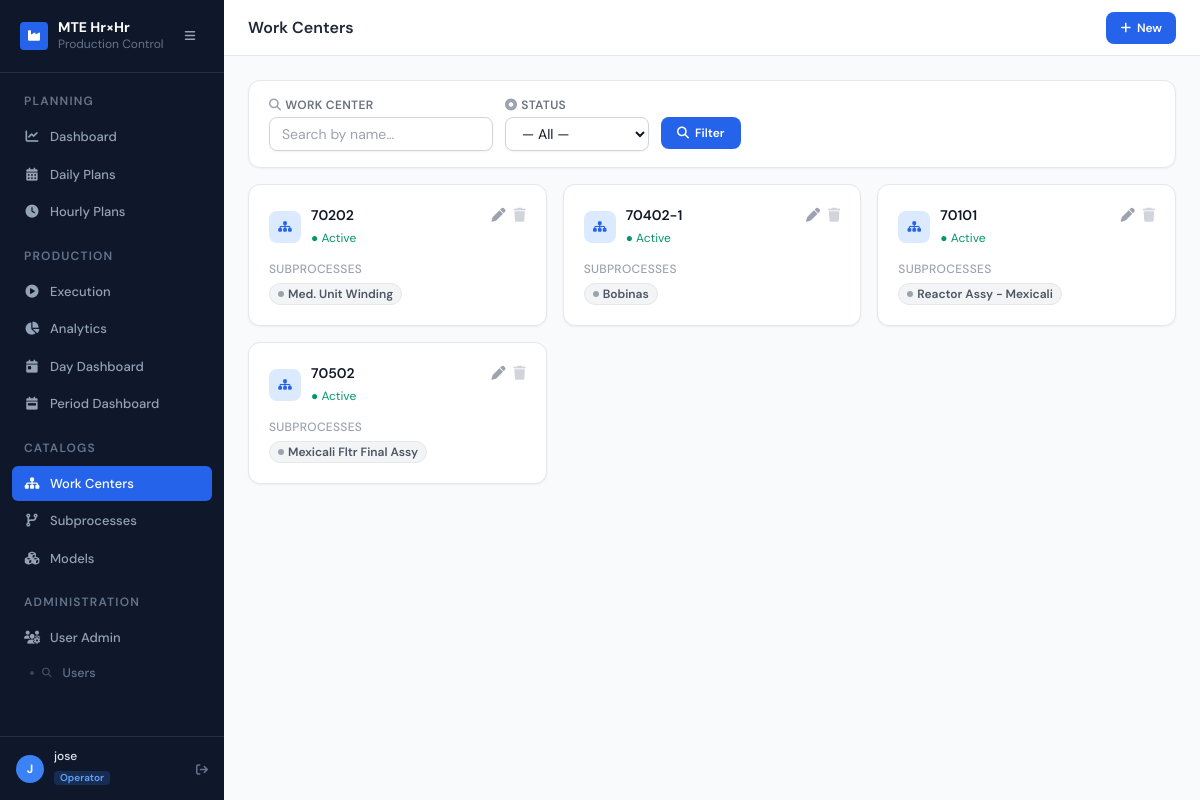
The page /core/workcenters/ (signed in) on the database its author committed.
### users/models.py (models this page shows, shortened)
class UserProfile(models.Model):
    ROLE_LEADER     = "leader"
    ROLE_OPERATOR   = "operator"
    ROLE_ENGINEER   = "engineer"
    ROLE_SUPERVISOR = "supervisor"
    ROLE_ADMIN      = "admin"
    ROLE_CHOICES = [
        (ROLE_LEADER,     "Leader"),
        (ROLE_OPERATOR,   "Operator"),
        (ROLE_ENGINEER,   "Engineer"),
        (ROLE_SUPERVISOR, "Supervisor"),
        (ROLE_ADMIN,      "Admin"),
    ]
    ROLE_COLORS = {
        ROLE_LEADER:     ("bg-emerald-500", "Leader"),
        ROLE_OPERATOR:   ("bg-blue-500",    "Operator"),
        ROLE_ENGINEER:   ("bg-violet-500",  "Engineer"),
        ROLE_SUPERVISOR: ("bg-amber-500",   "Supervisor"),
        ROLE_ADMIN:      ("bg-rose-500",    "Admin"),
    }
    user = models.OneToOneField(User, on_delete=models.CASCADE, related_name="profile")
    role = models.CharField(max_length=20, choices=ROLE_CHOICES, default=ROLE_OPERATOR)
    date_of_birth = models.DateField(
        null=True, blank=True,
    )
    employee_number = models.CharField(
        max_length=20, null=True, blank=True, unique=True,
        help_text="Used to generate default password (Name + Employee Number).",
    )
    @property
    def is_admin(self):
        return self.role == self.ROLE_ADMIN
    class Meta:
        verbose_name = "User Profile"
        verbose_name_plural = "User Profiles"

### core/models.py (models this page shows, shortened)
class AuditMixin(models.Model):
    created_by = models.ForeignKey(User, null=True, blank=True, on_delete=models.SET_NULL,
                                   related_name='+', verbose_name="Created by")
    updated_by = models.ForeignKey(User, null=True, blank=True, on_delete=models.SET_NULL,
                                   related_name='+', verbose_name="Updated by")
    created_by_name = models.CharField(max_length=150, blank=True)
    updated_by_name = models.CharField(max_length=150, blank=True)
    created_at = models.DateTimeField(default=timezone.now)
    updated_at = models.DateTimeField(default=timezone.now)
    class Meta:
        abstract = True

class WorkCenter(AuditMixin, models.Model):
    name        = models.CharField(max_length=100)
    description = models.TextField(blank=True)
    is_active   = models.BooleanField(default=True)
    class Meta:
        verbose_name        = "Work Center"
        verbose_name_plural = "Work Centers"

class SubProcess(AuditMixin, models.Model):
    work_center      = models.ForeignKey(WorkCenter, on_delete=models.CASCADE)
    name             = models.CharField(max_length=100)
    subprocess_type  = models.ForeignKey(
        SubProcessType,
        on_delete=models.PROTECT,
        related_name="subprocesses",
        verbose_name="Tipo de subprocess",
        null=True,   # temporarily nullable during migration
        blank=True,
    )
    class Meta:
        verbose_name        = "Sub Process"
        verbose_name_plural = "Sub Processes"

### core/views.py (the view)
# urls.py: path("workcenters/",                 views.wc_list,   name="wc_list"),
@login_required
def wc_list(request):
    centers = WorkCenter.objects.prefetch_related("subprocess_set").all()
    search  = request.GET.get("search", "").strip()
    status  = request.GET.get("status", "").strip()
    if search:
        centers = centers.filter(name__icontains=search)
    if status == "active":
        centers = centers.filter(is_active=True)
    elif status == "inactive":
        centers = centers.filter(is_active=False)
    return render(request, "core/wc_list.html", {
        "centers": centers,
        "filter":  {"search": search, "status": status},
    })

### templates/core/wc_list.html (shortened to what this page needs)
{% extends "base.html" %}
{% block page_title %}Work Centers{% endblock %}
{% block header_actions %}
<a href="{% url 'core:wc_create' %}"
   class="inline-flex items-center gap-1.5 bg-blue-600 hover:bg-blue-700 text-white text-xs font-semibold px-3.5 py-2 rounded-lg transition">
  <i class="fas fa-plus text-xs"></i> New
</a>
{% endblock %}
{% block content %}
<form method="get" class="bg-white rounded-xl border border-gray-200 shadow-sm px-5 py-4 mb-4">
  <div class="flex flex-wrap items-end gap-3">
    <div class="flex flex-col gap-1 min-w-56">
      <label class="text-xs font-semibold text-gray-500 uppercase tracking-wide">
        <i class="fas fa-magnifying-glass mr-1 text-gray-400"></i>Work Center
      </label>
      <input type="text" name="search" value="{{ filter.search }}"
             placeholder="Search by name…"
             class="rounded-lg border border-gray-300 px-3 py-1.5 text-sm shadow-sm
                    focus:border-blue-500 focus:ring-1 focus:ring-blue-500 focus:outline-none">
    </div>
    <div class="flex flex-col gap-1 min-w-36">
      <label class="text-xs font-semibold text-gray-500 uppercase tracking-wide">
        <i class="fas fa-circle-dot mr-1 text-gray-400"></i>Status
      </label>
      <select name="status"
              class="rounded-lg border border-gray-300 px-3 py-1.5 text-sm shadow-sm
                     focus:border-blue-500 focus:ring-1 focus:ring-blue-500 focus:outline-none bg-white">
        <option value="">— All —</option>
      </select>
    </div>
    <div class="flex gap-2 pb-0.5">
      <button type="submit"
              class="inline-flex items-center gap-1.5 bg-blue-600 hover:bg-blue-700 text-white
                     text-xs font-semibold px-4 py-2 rounded-lg transition">
        <i class="fas fa-magnifying-glass text-xs"></i> Filter
      </button>
    </div>
  </div>
</form>
<div class="grid gap-4 sm:grid-cols-2 lg:grid-cols-3">
  {% for wc in centers %}
  <div class="bg-white rounded-xl border border-gray-200 shadow-sm p-5 flex flex-col">
    <div class="flex items-start justify-between mb-3">
      <div class="flex items-center gap-2.5">
        <div class="w-8 h-8 rounded-lg bg-blue-100 flex items-center justify-center flex-shrink-0">
          <i class="fas fa-sitemap text-blue-600 text-xs"></i>
        </div>
        <div>
          <p class="font-semibold text-gray-900 text-sm">{{ wc.name }}</p>
          <span class="inline-block mt-0.5 text-xs {% if wc.is_active %}text-emerald-600{% else %}text-gray-400{% endif %}">
            {% if wc.is_active %}● Active{% else %}○ Inactive{% endif %}
          </span>
        </div>
      </div>
      <div class="flex gap-2">
        <a href="{% url 'core:wc_update' wc.id %}" class="text-gray-400 hover:text-blue-600 transition text-sm">
          <i class="fas fa-pen"></i>
        </a>
        <a href="{% url 'core:wc_delete' wc.id %}" class="text-gray-300 hover:text-red-500 transition text-sm">
          <i class="fas fa-trash"></i>
        </a>
      </div>
    </div>
    <div class="mt-auto">
      <p class="text-xs text-gray-400 font-medium uppercase tracking-wide mb-1.5">Subprocesses</p>
      {% if wc.subprocess_set.all %}
      <div class="flex flex-wrap gap-1.5">
        {% for sp in wc.subprocess_set.all %}
        <span class="inline-flex items-center gap-1 px-2 py-0.5 rounded-full text-xs font-semibold border
          {% if sp.process_type == 'normal' %}bg-blue-50 text-blue-700 border-blue-200
          {% elif sp.process_type == 'winding' %}bg-violet-50 text-violet-700 border-violet-200
          {% elif sp.process_type == 'braze' %}bg-amber-50 text-amber-700 border-amber-200
          {% elif sp.process_type == 'wind_braze' %}bg-teal-50 text-teal-700 border-teal-200
          {% else %}bg-gray-100 text-gray-600 border-gray-200{% endif %}">
          <span class="w-1.5 h-1.5 rounded-full
            {% if sp.process_type == 'normal' %}bg-blue-400
            {% elif sp.process_type == 'winding' %}bg-violet-400
            {% elif sp.process_type == 'braze' %}bg-amber-400
            {% elif sp.process_type == 'wind_braze' %}bg-teal-400
            {% else %}bg-gray-400{% endif %}">
          </span>
          {{ sp.name }}
        </span>
        {% endfor %}
      </div>
      {% else %}
      <p class="text-xs text-gray-300 italic">No subprocesses</p>
      {% endif %}
    </div>
  </div>
  {% endfor %}
</div>
{% endblock %}

### templates/base.html (shortened to what this page needs)
{% load static %}
<!DOCTYPE html>
<html lang="en" class="h-full">
<head>
  <script src="https://cdn.tailwindcss.com"></script>
  <link rel="stylesheet" href="https://cdnjs.cloudflare.com/ajax/libs/font-awesome/6.5.0/css/all.min.css">
</head>
<body class="h-full bg-gray-50 text-gray-900">
<div class="flex h-full overflow-hidden">
  <aside id="sidebar"
         class="w-56 flex-shrink-0 flex flex-col bg-slate-900 overflow-y-auto overflow-x-hidden">
    <div class="flex items-center gap-2.5 px-5 py-5 border-b border-slate-700/60 sidebar-head">
      <div class="w-7 h-7 rounded bg-blue-600 flex items-center justify-center flex-shrink-0">
        <i class="fas fa-industry text-white text-xs"></i>
      </div>
      <div class="sidebar-label min-w-0">
        <p class="text-white font-bold text-sm leading-none whitespace-nowrap">MTE Hr×Hr</p>
        <p class="text-slate-500 text-xs mt-0.5 whitespace-nowrap">Production Control</p>
      </div>
      <button type="button" id="sidebar-toggle"
              class="sidebar-toggle ml-auto flex-shrink-0 w-7 h-7 rounded-md text-slate-400
                     hover:text-white hover:bg-slate-700/60 flex items-center justify-center
                     transition focus:outline-none focus:ring-2 focus:ring-blue-500"
              aria-label="Collapse sidebar" aria-expanded="true" aria-controls="sidebar"
              title="Collapse sidebar">
        <i class="fas fa-bars text-xs" aria-hidden="true"></i>
      </button>
    </div>
    <nav class="flex-1 px-3 py-4 space-y-0.5">
      <p class="nav-section-label px-3 pt-1 pb-2 text-xs font-semibold uppercase tracking-widest text-slate-500">Planning</p>
      <a title="Dashboard" href="{% url 'planning:dashboard' %}"
         class="nav-item {% if request.resolver_match.url_name == 'dashboard' %}active{% endif %}">
        <i class="fas fa-chart-line icon"></i><span class="sidebar-label">Dashboard</span>
      </a>
      <a title="Daily Plans" href="{% url 'planning:daily_plan_list' %}"
         class="nav-item {% if 'daily_plan_list' in request.resolver_match.url_name or 'plan_create' in request.resolver_match.url_name or 'daily_plan_update' in request.resolver_match.url_name %}active{% endif %}">
        <i class="fas fa-calendar-days icon"></i><span class="sidebar-label">Daily Plans</span>
      </a>
      <a title="Hourly Plans" href="{% url 'planning:hourly_plan_board' %}"
         class="nav-item {% if request.resolver_match.url_name == 'hourly_plan_board' %}active{% endif %}">
        <i class="fas fa-clock icon"></i><span class="sidebar-label">Hourly Plans</span>
      </a>
      <p class="nav-section-label px-3 pt-4 pb-2 text-xs font-semibold uppercase tracking-widest text-slate-500">Production</p>
      <a title="Execution" href="{% url 'production:execution_list' %}"
         class="nav-item {% if request.resolver_match.url_name == 'execution_list' %}active{% endif %}">
        <i class="fas fa-play-circle icon"></i><span class="sidebar-label">Execution</span>
      </a>
      <a title="Analytics" href="{% url 'analytics:dashboard' %}"
         class="nav-item {% if request.resolver_match.namespace == 'analytics' and request.resolver_match.url_name == 'dashboard' %}active{% endif %}">
        <i class="fas fa-chart-pie icon"></i><span class="sidebar-label">Analytics</span>
      </a>
      <a title="Day Dashboard" href="{% url 'analytics:day_dashboard' %}"
         class="nav-item {% if request.resolver_match.url_name == 'day_dashboard' %}active{% endif %}">
        <i class="fas fa-calendar-day icon"></i><span class="sidebar-label">Day Dashboard</span>
      </a>
      <a title="Period Dashboard" href="{% url 'analytics:period_dashboard' %}"
         class="nav-item {% if request.resolver_match.url_name == 'period_dashboard' %}active{% endif %}">
        <i class="fas fa-calendar-week icon"></i><span class="sidebar-label">Period Dashboard</span>
      </a>
      <p class="nav-section-label px-3 pt-4 pb-2 text-xs font-semibold uppercase tracking-widest text-slate-500">Catalogs</p>
      <a title="Work Centers" href="{% url 'core:wc_list' %}"
         class="nav-item {% if 'wc_' in request.resolver_match.url_name %}active{% endif %}">
        <i class="fas fa-sitemap icon"></i><span class="sidebar-label">Work Centers</span>
      </a>
      <a title="Subprocesses" href="{% url 'core:sp_list' %}"
         class="nav-item {% if 'sp_' in request.resolver_match.url_name %}active{% endif %}">
        <i class="fas fa-code-branch icon"></i><span class="sidebar-label">Subprocesses</span>
      </a>
      <a title="Models" href="{% url 'planning:model_list' %}"
         class="nav-item {% if 'model_' in request.resolver_match.url_name %}active{% endif %}">
        <i class="fas fa-cubes icon"></i><span class="sidebar-label">Models</span>
      </a>
      {% if user.is_authenticated %}
      <p class="nav-section-label px-3 pt-4 pb-2 text-xs font-semibold uppercase tracking-widest text-slate-500">Administration</p>
      <a title="User Admin" href="{% url 'users:user_list' %}"
         class="nav-item {% if request.resolver_match.namespace == 'users' and request.resolver_match.url_name not in 'login,logout,profile' %}active{% endif %}">
        <i class="fas fa-users-gear icon"></i><span class="sidebar-label">User Admin</span>
      </a>
      <a href="{% url 'users:user_list' %}"
         class="nav-sub-item {% if request.resolver_match.url_name == 'user_list' %}active{% endif %}">
        <i class="fas fa-magnifying-glass" style="font-size:0.6rem;opacity:0.6;margin-right:2px"></i> Users
      </a>
      {% endif %}
    </nav>
    {% if user.is_authenticated %}
    <div class="border-t border-slate-700/60 px-4 py-3">
      <div class="flex items-center gap-2.5 sidebar-foot">
        <a href="{% url 'users:profile' %}" class="flex items-center gap-2.5 min-w-0 flex-1 no-underline hover:opacity-90 transition">
          <div class="w-7 h-7 rounded-full flex items-center justify-center text-white text-xs font-bold flex-shrink-0
            {% if user.profile.role == 'admin' %}bg-rose-500
            {% elif user.profile.role == 'leader' %}bg-emerald-500
            {% elif user.profile.role == 'engineer' %}bg-violet-500
            {% elif user.profile.role == 'supervisor' %}bg-amber-500
            {% else %}bg-blue-500{% endif %}"
            title="{{ user.username }} ({{ user.profile.get_role_display }})">
            {{ user.username|first|upper }}
          </div>
          <div class="min-w-0 flex-1 sidebar-label">
            <p class="text-slate-200 text-xs font-medium truncate leading-tight">{{ user.username }}</p>
            <span class="inline-flex items-center rounded px-1.5 py-0.5 mt-0.5 text-[10px] font-semibold leading-none
              {% if user.profile.role == 'admin' %}bg-rose-500/20 text-rose-400
              {% elif user.profile.role == 'leader' %}bg-emerald-500/20 text-emerald-400
              {% elif user.profile.role == 'engineer' %}bg-violet-500/20 text-violet-400
              {% elif user.profile.role == 'supervisor' %}bg-amber-500/20 text-amber-400
              {% else %}bg-blue-500/20 text-blue-400{% endif %}">
              {{ user.profile.get_role_display }}
            </span>
          </div>
        </a>
        <form method="post" action="{% url 'users:logout' %}">
          <button type="submit" title="Sign out"
                  class="text-slate-500 hover:text-slate-300 transition bg-transparent border-0 p-0 cursor-pointer ml-1">
            <i class="fas fa-arrow-right-from-bracket text-xs"></i>
          </button>
        </form>
      </div>
    </div>
    {% endif %}
  </aside>
  <div class="flex-1 flex flex-col min-w-0 overflow-hidden">
    <header class="flex-shrink-0 h-14 bg-white border-b border-gray-200 flex items-center px-6 gap-4">
      <h1 class="text-base font-semibold text-gray-800 flex-1">
        {% block page_title %}{% endblock %}
      </h1>
      <div class="flex items-center gap-3">
        {% block header_actions %}{% endblock %}
      </div>
    </header>
    <main class="flex-1 overflow-y-auto px-6 py-6">
      {% block content %}{% endblock %}
    </main>
  </div>
</div>
</body>
</html>

### rows shown on the page
WorkCenter: name "70202", is_active "● Active"
SubProcess: name "Med. Unit Winding"
WorkCenter: name "70402-1", is_active "● Active"
SubProcess: name "Bobinas"
WorkCenter: name "70101", is_active "● Active"
SubProcess: name "Reactor Assy - Mexicali"
WorkCenter: name "70502", is_active "● Active"
SubProcess: name "Mexicali Fltr Final Assy"

### other values the page prints
{{ user.username|first|upper }} "J"
{{ user.username }} "jose"
{{ user.profile.get_role_display }} "Operator"
